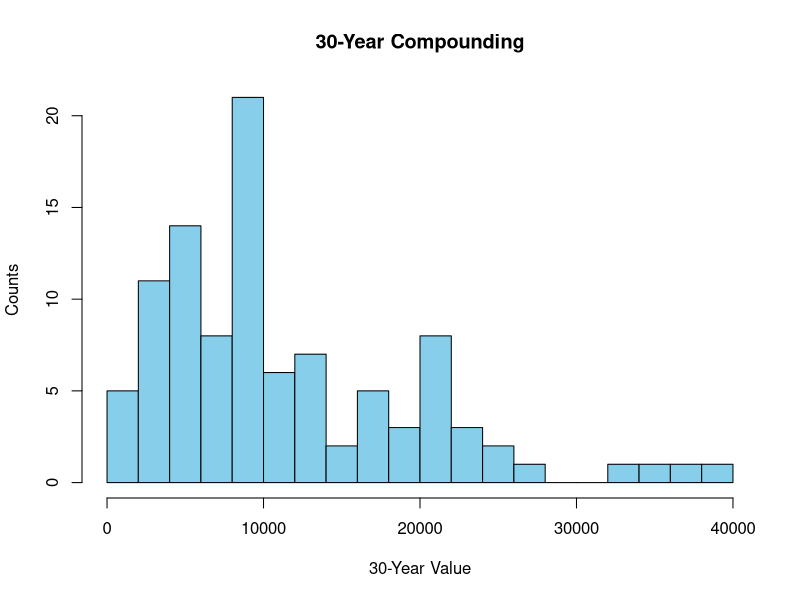
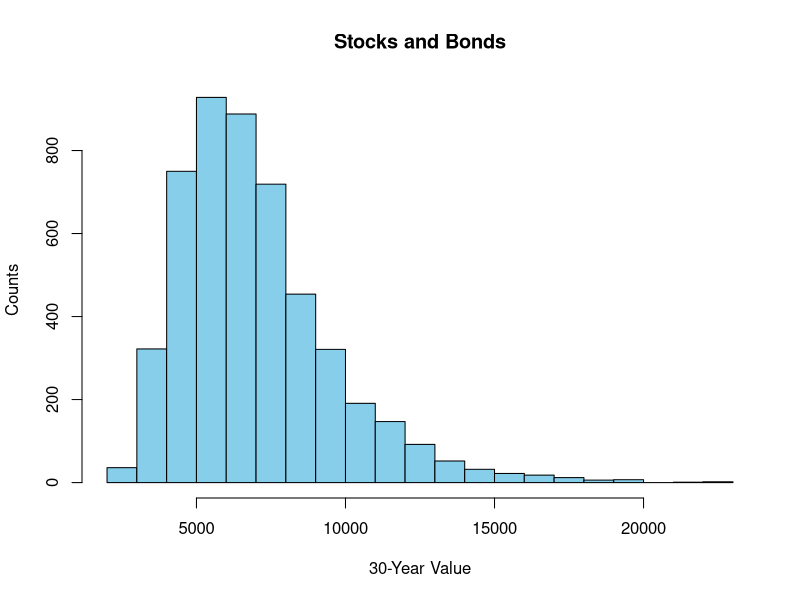

Here is the R script that generated these plots, in order:
library(ggplot2)

##---- 30-Year compounding

compound.30.years <- function () {

    mu <- .085
    sigma <- .15
    initial <- 1000

    # 30 years returns
    rets <- matrix(rnorm(100*30, mu, sigma), ncol=30)

    finalReturns <- initial * apply(1 + rets, 1, prod)
    hist(finalReturns, breaks=20, col="skyblue", xlab="30-Year Value", ylab="Counts", main="30-Year Compounding")

    cat("\nInitial amount: ", initial)
    cat("\nMean return: ", mu)
    cat("\nStd Dev: ", sigma)
    cat("\nFinal Mean: ", mean(finalReturns))
    cat("\nFinal Std Dev: ", sd(finalReturns))
    cat("\n\n")

}
compound.30.years()

#----

##---- Simulate joint distributions of stocks and bonds
bonds.stocks <- function () {

    library(mvtnorm)

    mu <- c(.085, .03)
    corr <- -.05
    N <- 5000
    weights <- c(.5, .5)
    initial <- 1000

    sigma <- matrix(c(mu[1]^2, corr*prod(mu), corr*prod(mu), mu[2]^2), ncol=2)
    sigma

    stockReturns <- rep(1, N)
    bondReturns <- rep(1, N)

    for (i in 1:30) {
        scenarios <- rmvnorm(N, mu, sigma)
        stockReturns <- stockReturns*(1+scenarios[,1])
        bondReturns <- bondReturns*(1+scenarios[,2])
    }

    finalReturns <- initial*(weights[1]*stockReturns + weights[2]*bondReturns)

    hist(finalReturns, breaks=20, col="skyblue", xlab="30-Year Value", ylab="Counts", main="Stocks and Bonds")

    cat("\nInitial amount: ", initial)
    cat("\nMean return: ", mu)
    cat("\nCov Matrix: ", sigma)
    cat("\nWeights: ", weights)
    cat("\nFinal Mean: ", mean(finalReturns))
    cat("\nFinal Std Dev: ", sd(finalReturns))
    cat("\n\n")

}
bonds.stocks()
